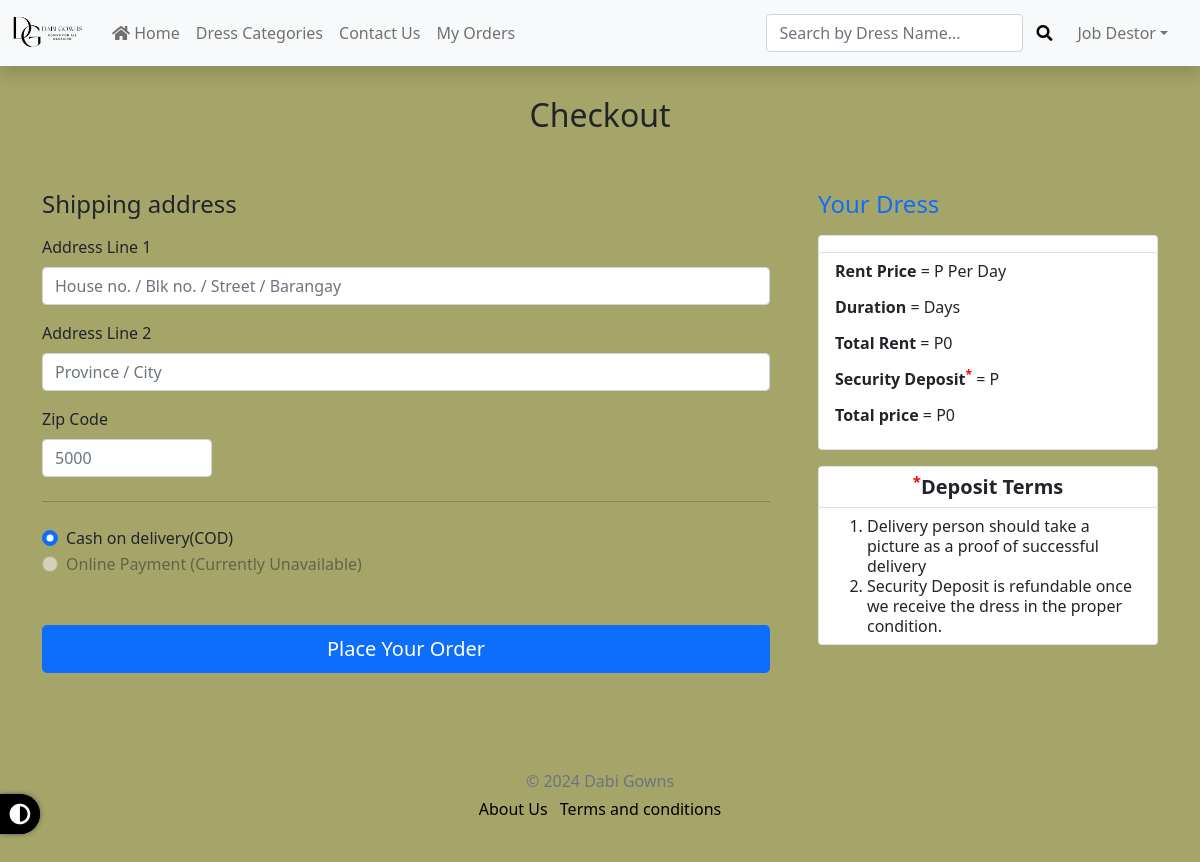
The app's page /checkout.php?id=22 (signed in), older data.
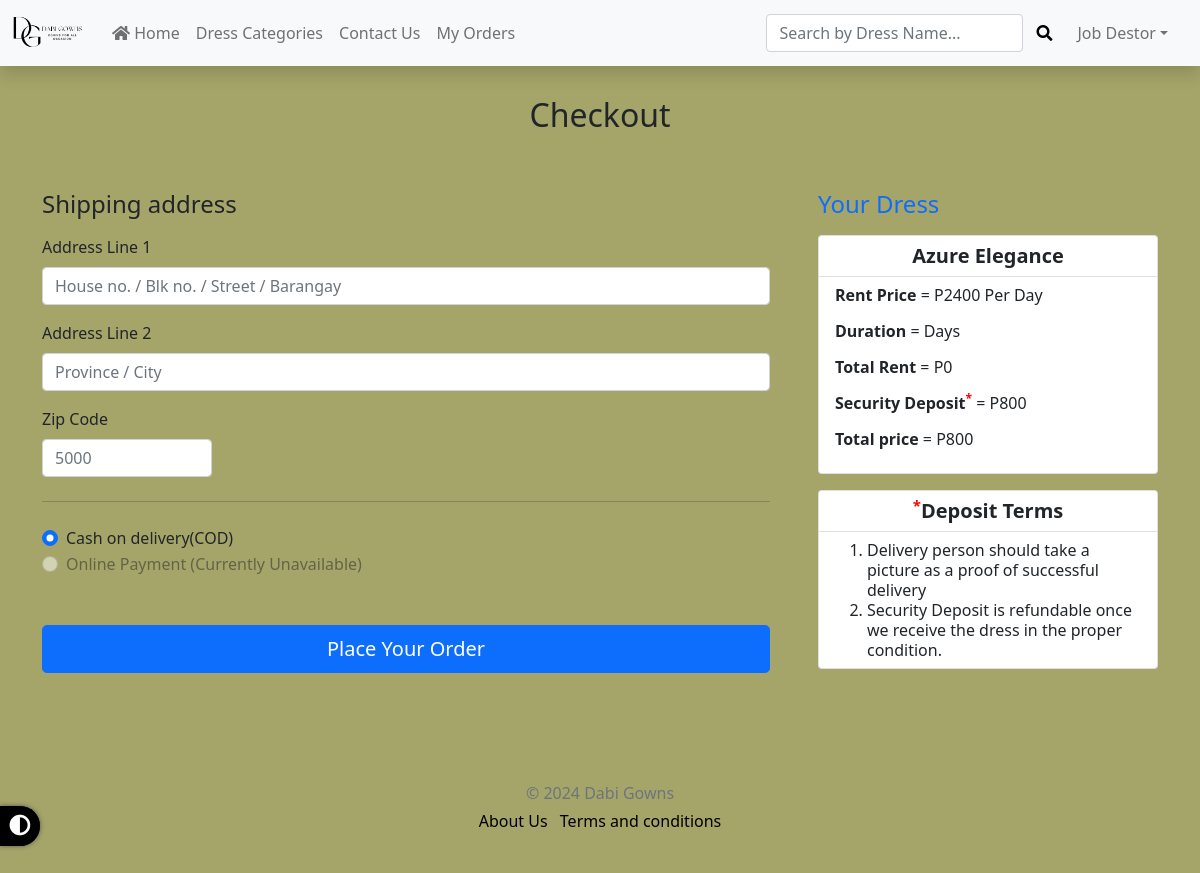
The same page, newer data.
### tables this page shows
CREATE TABLE `dress` (
  `id` int(11) NOT NULL,
  `category_id` int(11) NOT NULL,
  `DSN` varchar(20) NOT NULL,
  `name` varchar(255) NOT NULL,
  `img` text NOT NULL,
  `security` int(11) NOT NULL,
  `rent` int(11) NOT NULL,
  `qty` int(11) NOT NULL,
  `best_seller` int(11) DEFAULT NULL,
  `short_desc` varchar(2000) NOT NULL,
  `description` text NOT NULL,
  `status` tinyint(4) NOT NULL DEFAULT 1,
  `price` int(3) GENERATED ALWAYS AS (coalesce(`security`,0) + coalesce(`rent`,0)) VIRTUAL
);

### function.php (called while the page is built, shortened)
<?php
  function getProduct($con, $limit = '', $categoryId = '', $bookId = '', $orderBy = '')
  {
    $sql = "select * from dress where status=1";
    if ($bookId != '') {
      $sql .= " and id=$bookId";
    }
    $res = mysqli_query($con, $sql);
    $data = array();
    while ($row = mysqli_fetch_assoc($res)) {
      $data[] = $row;
    }
    return $data;
  }

### checkout.php (the view, shortened to what this page needs)
<?php require('header.php') ?>
<?php
$bookId = '';
$duration = '';
if (isset($_GET['id'])) {
    $bookId = mysqli_real_escape_string($con, $_GET['id']);
}
$getProduct = getProduct($con, '', '', $bookId);
$totalRent = $getProduct['0']['rent'] * $duration;
$totalPrice = $totalRent + $getProduct['0']['security'];
?>
<div class="container">
    <main>
        <div class="py-5 text-center">
            <h2>Checkout</h2>
        </div>
        <div class="row g-5">
            <div class="col-md-5 col-lg-4 order-md-last">
                <h4 class="d-flex justify-content-between align-items-center mb-3">
                    <span class="text-primary">Your Dress</span>
                </h4>
                <ul class="list-group mb-3 dark-background">
                    <li class="list-group-item d-flex justify-content-center fw-bold lh-sm ">
                        <div>
                            <h2 class="my-0 fs-5 fw-bold"><?php echo $getProduct['0']['name'] ?></h2>
                        </div>
                    </li>
                    <li class="list-group-item justify-content-start lh-sm">
                        <p><span class="fw-bold">Rent Price</span> = P<?php echo $getProduct['0']['rent'] ?> Per Day
                        </p>
                        <p><span class="fw-bold">Duration</span> = <?php echo $duration ?> Days</p>
                        <p><span class="fw-bold">Total Rent</span> = P<?php echo $totalRent ?></p>
                        <p><span class="fw-bold">Security Deposit<span style="color: red"><sup>*</sup></span></span> =
                            P<?php echo $getProduct['0']['security'] ?></p>
                        <p><span class="fw-bold">Total price</span> = P<?php echo $totalPrice ?> </p>
                    </li>
                </ul>
                <ul class="list-group mb-3">
                    <li class="list-group-item d-flex justify-content-center fw-bold lh-sm">
                        <div>
                            <h2 class="my-0 fs-5 fw-bold"><span style="color: red"><sup>*</sup></span>Deposit Terms</h2>
                        </div>
                    </li>
                    <li class="list-group-item justify-content-start lh-sm">
                        <ol type="1">
                            <li>
                                Delivery person should take a picture as a proof of successful delivery
                            </li>
                            <li>
                                Security Deposit is refundable once we receive the dress in the proper condition.
                            </li>
                        </ol>
                    </li>
                </ul>
            </div>
            <div class="col-md-7 col-lg-8">
                <form class="needs-validation" method="post" novalidate>
                    <h4 class="mb-3">Shipping address</h4>
                    <div class="row g-3">
                        <div class="col-12">
                            <label for="address" class="form-label">Address Line 1</label>
                            <input type="text" class="form-control" name="address" placeholder="House no. / Blk no. / Street / Barangay" required>
                        </div>
                        <div class="col-12">
                            <label for="address2" class="form-label">Address Line 2 </label>
                            <input type="text" class="form-control" name="address2" placeholder="Province / City" required>
                        </div>
                        <div class="col-3">
                            <label for="pin" class="form-label">Zip Code</label>
                            <input type="number" maxlength="6" class="form-control" name="pin" placeholder="5000"
                                required>
                        </div>
                    </div>
                    <hr class="my-4">
                    <div class="my-3">
                        <div class="form-check">
                            <input id="cod" name="paymentMethod" type="radio" value="COD" class="form-check-input"
                                checked required>
                            <label class="form-check-label" for="cod">Cash on delivery(COD)</label>
                        </div>
                        <div class="form-check">
                            <input id="payU" name="paymentMethod" type="radio" value="payU" class="form-check-input"
                                required disabled>
                            <label class="form-check-label" for="payU">Online Payment (Currently Unavailable)   </label>
                        </div>
                    </div>
                    <button class="w-100 btn btn-primary btn-lg" type="submit" name="submit">Place Your Order
                    </button>
                </form>
            </div>
        </div>
    </main>
</div>
<?php require('footer.php') ?>

### header.php (shortened to what this page needs)
<?php
require('Admin\connection.php');
require('function.php');
?>
<!DOCTYPE html>
<html lang="en">
<head>
    <link rel="stylesheet" href="style.css"/>
    <link rel="stylesheet" href="csss/responsive.css"/>
    <link rel="stylesheet" href="csss/darkMode.css"/>
    <link id="theme" href="https://cdn.jsdelivr.net/npm/bootstrap@5.1.1/dist/css/bootstrap.min.css" rel="stylesheet" />
    <link rel="stylesheet" href="https://use.fontawesome.com/releases/v5.13.0/css/all.css" />
</head>
<body>
    <section id="#navbar">
        <nav class="navbar navbar-expand-lg navbar-light bg-light fixed-top shadow lh-1">
            <a class="navbar-brand img-fluid ms-2" href="index.php">
                <img src="Img/assets/logo.png" alt="logo" height="40vw" /></a>
            <div class="collapse navbar-collapse" id="mynavbar">
                <ul class="navbar-nav navbar me-auto ">
                    <li class="nav-item">
                        <a id="#home" class="nav-link" href="index.php"><i class="fas fa-home"></i> Home</a>
                    </li>
                    <li class="nav-item ">
                        <a class="nav-link " href="bookCategory.php">Dress Categories</a>
                    </li>
                    <li class="nav-item">
                        <a class="nav-link" href="contactUs.php">Contact Us</a>
                    </li>
                    <?php
                    if (isset($_SESSION['USER_LOGIN'])) {
                        echo '<li class="nav-item">
                    <a class="nav-link" href="myOrder.php">My Orders</a>
                </li>';
                    }
                    ?>
                </ul>
                <form method="get" action="search.php" class="d-flex" id="searchBar">
                    <input class="form-control" type="text" name="search" placeholder="Search by Dress Name..." />
                    <button title="Search" class="btn text-white search-btn me-1" type="submit" name="submit">
                        <i class="fas fa-search"></i>
                    </button>
                </form>
                <div class=" navbar-nav navbar ">
                    <?php
                    if (isset($_SESSION['USER_LOGIN'])) {
                        $userName = $_SESSION['USER_NAME'];
                        echo '<ul class="navbar-nav navb me-4">
                            <li class="nav-item dropdown">
                                <a class="nav-link dropdown-toggle" href="#" role="button" data-bs-toggle="dropdown"
                                >' . $userName . '</a>
                                <ul class="dropdown-menu bg-dark">
                                    <li>
                                        <a class="dropdown-item-text text-white-50 text-decoration-none" href="profile.php" >Edit Profile</a>
                                    </li>
                                    <hr class="bg-white m-2">
                                    <li><a class="dropdown-item-text text-white-50 text-decoration-none" href="logout.php">Logout</a></li>
                                </ul>
                            </li>
                        </ul>';
                    } else {
                        echo '<a class="text-decoration-none me-1 ms-3 text-white btn-dark btn btn-outline-light me-2 login-btn"
                           role="button" href="SignIn.php"> Login</a>';
                    }
                    ?>
                </div>
            </div>
        </nav>
    </section>
    <br>
    <br>

### footer.php (shortened to what this page needs)
<footer class="my-5 pt-5 text-muted text-center text-small">
    <p class="mb-1">&copy; 2024 Dabi Gowns</p>
    <ul class="list-inline">
        <li class="list-inline-item"><a href="aboutUs.php" class = "lnk">About Us</a></li>
        <li class="list-inline-item"><a href="termsAndCondition.php" class = "lnk">Terms and conditions</a></li>
    </ul>
</footer>
<div id="dark-btn">
    <button onclick="DarkMode()" id="dark-btn" title="Toggle Light/Dark Mode">
        <span><i class="fas fa-adjust fa-lg text-white"></i></span>
    </button>
</div>

### style.css (style rules this page uses)
html { scroll-behavior: smooth; }
.fa-search { color: rgb(0, 0, 0); }
#dark-btn { position: fixed; left: 0%; bottom: 4%; height: 2.5rem; width: 2.5rem; border: none; border-top-right-radius: 50%; border-bottom-right-radius: 50%; box-shadow: 0 0 4px rgba(82, 76, 76, 0.5); transition: all 0.2s ease-in; text-align: center; cursor: pointer; z-index: 500; outline: none; display: block; background-color: black; }
body { background-color: rgb(165, 165, 105) !important; }
.lnk { text-decoration: none; color: black; }

Row changes from the older to the newer data that the page shows:
added dress: name "Azure Elegance", rent "2400", rent "0", security "800"
Text that changed along with them:
$totalRent: "0" → (not shown)
$totalPrice: "0" → (not shown)
